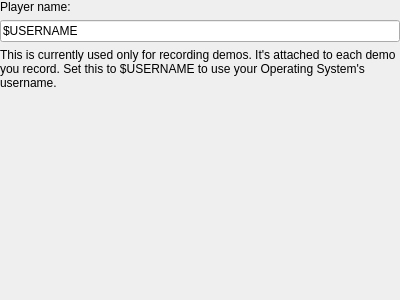
<?xml version="1.0" encoding="UTF-8"?>
<ui version="4.0">
 <class>CFGGames</class>
 <widget class="QWidget" name="CFGGames">
  <property name="geometry">
   <rect>
    <x>0</x>
    <y>0</y>
    <width>400</width>
    <height>300</height>
   </rect>
  </property>
  <layout class="QVBoxLayout" name="verticalLayout">
   <property name="leftMargin">
    <number>0</number>
   </property>
   <property name="topMargin">
    <number>0</number>
   </property>
   <property name="rightMargin">
    <number>0</number>
   </property>
   <property name="bottomMargin">
    <number>0</number>
   </property>
   <item>
    <widget class="QLabel" name="label">
     <property name="text">
      <string>Player name:</string>
     </property>
    </widget>
   </item>
   <item>
    <widget class="QLineEdit" name="lePlayerName">
     <property name="text">
      <string>$USERNAME</string>
     </property>
    </widget>
   </item>
   <item>
    <widget class="QLabel" name="labelUsernameTip">
     <property name="text">
      <string>This is currently used only for recording demos. It's attached to each demo you record. Set this to $USERNAME to use your Operating System's username.</string>
     </property>
     <property name="wordWrap">
      <bool>true</bool>
     </property>
    </widget>
   </item>
   <item>
    <spacer name="verticalSpacer">
     <property name="orientation">
      <enum>Qt::Vertical</enum>
     </property>
     <property name="sizeHint" stdset="0">
      <size>
       <width>20</width>
       <height>40</height>
      </size>
     </property>
    </spacer>
   </item>
  </layout>
 </widget>
 <resources/>
 <connections/>
</ui>
